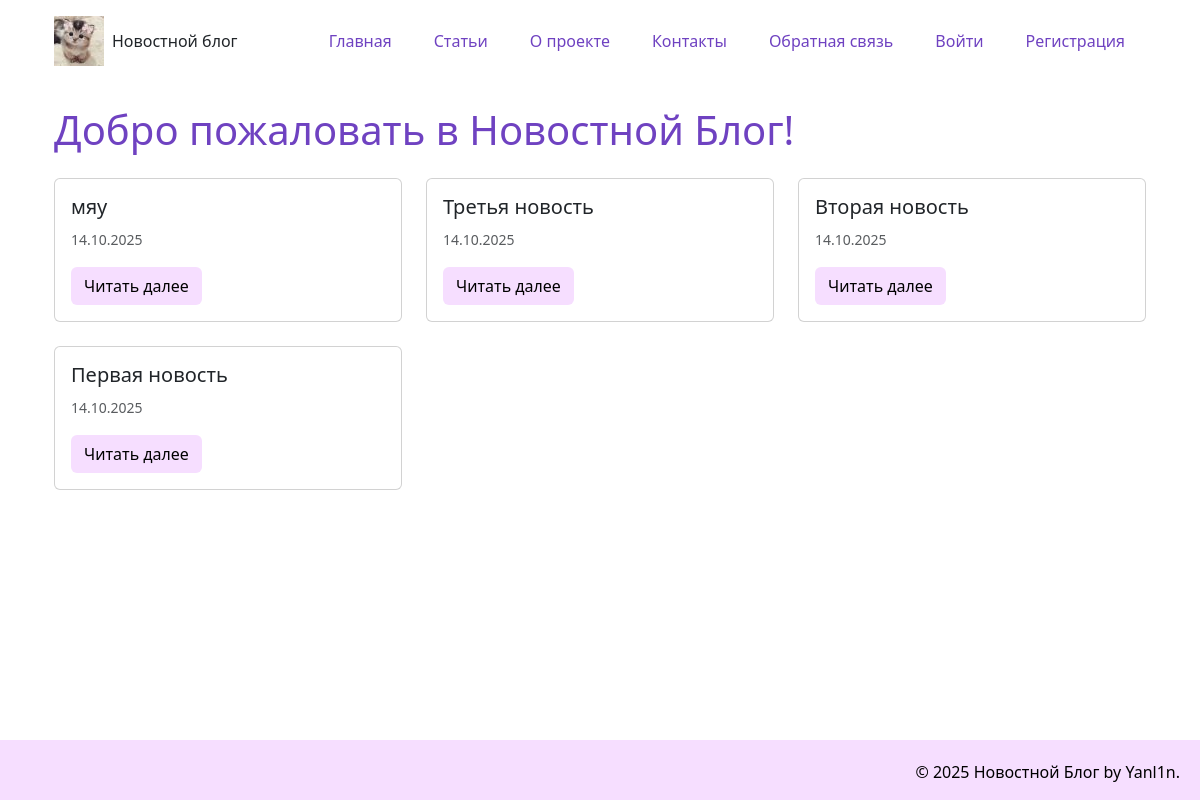
Before: / with the older database file.
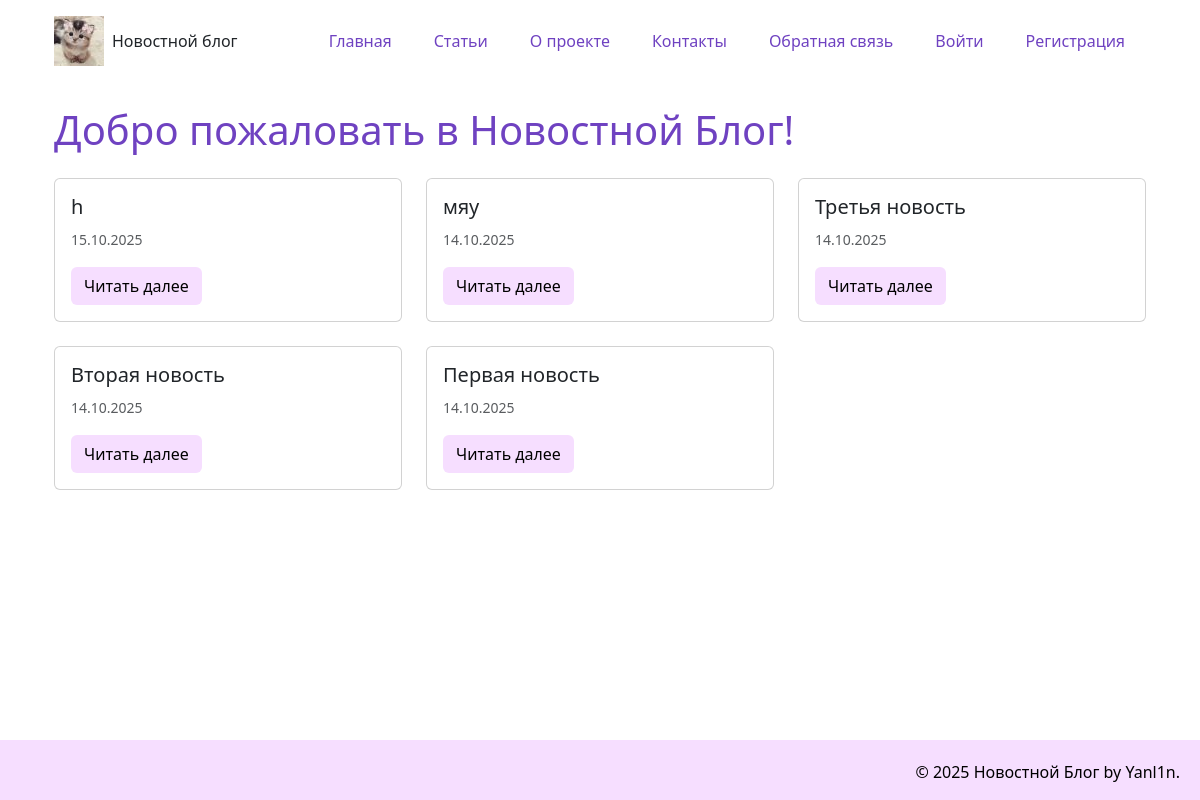
After: the same page with the newer database file.
### models.py (models this page shows, shortened)
class Article(data_base.Model):
    __tablename__= "article"
    id = data_base.Column(data_base.Integer, primary_key = True)
    title = data_base.Column(data_base.String(200), nullable=False)
    text = data_base.Column(data_base.Text, nullable=False)
    date = data_base.Column(data_base.DateTime, default=datetime.utcnow)
    user_id = data_base.Column(data_base.Integer, data_base.ForeignKey('user.id'), nullable=False)
    category = data_base.Column(data_base.String(50), default='Общая')
    comment = data_base.relation('Comment', backref='article', lazy='dynamic')

### app.py (the view)
@app.route("/index")
@app.route("/")
def index():
    articles = Article.query.order_by(Article.date.desc()).limit(6).all()
    return render_template('index.html', articles=articles, current_date=date.today())

### templates/index.html (shortened to what this page needs)
{% extends 'base.html' %}
{% block content%}
<h1>Добро пожаловать в Новостной Блог!</h1>
<div class="row mt-4">
    {% for article in articles %}
    <div class="col-md-6 col-lg-4 mb-4">
        <div class="card h-100">
            <div class="card-body">
                <h5 class="card-title">
                    {{ article.title }}
                </h5>
                <p class="card-text">
                    <small class="text-muted">{{ article.date.strftime('%d.%m.%Y') }}</small>
                </p>
                <a href="{{ url_for('news_article', id=article.id) }}" class="btn btn-custom">Читать далее</a>
            </div>
        </div>
    </div>
    {% endfor %}
</div>
{%  endblock %}

Changed rows visible on the page:
added Article: title "h", date "15.10.2025"
